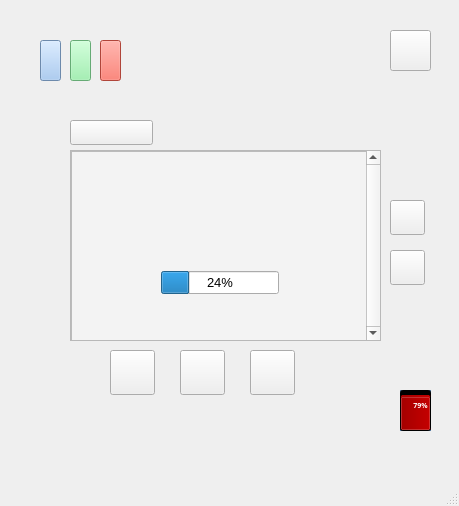
<?xml version="1.0" encoding="UTF-8"?>
<ui version="4.0">
 <class>MainWindow</class>
 <widget class="QMainWindow" name="MainWindow">
  <property name="geometry">
   <rect>
    <x>0</x>
    <y>0</y>
    <width>459</width>
    <height>506</height>
   </rect>
  </property>
  <property name="sizePolicy">
   <sizepolicy hsizetype="Fixed" vsizetype="Fixed">
    <horstretch>10</horstretch>
    <verstretch>10</verstretch>
   </sizepolicy>
  </property>
  <property name="font">
   <font>
    <pointsize>10</pointsize>
   </font>
  </property>
  <property name="windowTitle">
   <string>MainWindow</string>
  </property>
  <property name="layoutDirection">
   <enum>Qt::LeftToRight</enum>
  </property>
  <widget class="QWidget" name="centralwidget">
   <widget class="QPushButton" name="Button_Menu">
    <property name="geometry">
     <rect>
      <x>70</x>
      <y>120</y>
      <width>83</width>
      <height>25</height>
     </rect>
    </property>
    <property name="styleSheet">
     <string notr="true">border-image: url(&quot;:/myImage/menu.png&quot;);</string>
    </property>
    <property name="text">
     <string/>
    </property>
   </widget>
   <widget class="QPushButton" name="Button_Stop">
    <property name="geometry">
     <rect>
      <x>250</x>
      <y>350</y>
      <width>45</width>
      <height>45</height>
     </rect>
    </property>
    <property name="styleSheet">
     <string notr="true">border-image: url(&quot;:/myImage/stop.png&quot;);</string>
    </property>
    <property name="text">
     <string/>
    </property>
   </widget>
   <widget class="QWidget" name="programViewWidget" native="true">
    <property name="geometry">
     <rect>
      <x>70</x>
      <y>150</y>
      <width>301</width>
      <height>191</height>
     </rect>
    </property>
    <property name="styleSheet">
     <string notr="true">background-color: rgb(255, 255, 255);
color: rgb(255, 255, 255);</string>
    </property>
   </widget>
   <widget class="QPushButton" name="Button_Pause">
    <property name="geometry">
     <rect>
      <x>110</x>
      <y>350</y>
      <width>45</width>
      <height>45</height>
     </rect>
    </property>
    <property name="styleSheet">
     <string notr="true">border-image: url(&quot;:/myImage/pause.png&quot;);</string>
    </property>
    <property name="text">
     <string/>
    </property>
   </widget>
   <widget class="QPushButton" name="Button_Start">
    <property name="geometry">
     <rect>
      <x>180</x>
      <y>350</y>
      <width>45</width>
      <height>45</height>
     </rect>
    </property>
    <property name="styleSheet">
     <string notr="true">border-image: url(&quot;:/myImage/start.png&quot;);</string>
    </property>
    <property name="text">
     <string/>
    </property>
   </widget>
   <widget class="QPushButton" name="Light_Blue">
    <property name="geometry">
     <rect>
      <x>40</x>
      <y>40</y>
      <width>21</width>
      <height>41</height>
     </rect>
    </property>
    <property name="styleSheet">
     <string notr="true">background-color: rgb(153, 193, 241);</string>
    </property>
    <property name="text">
     <string/>
    </property>
   </widget>
   <widget class="QPushButton" name="Button_Direction_Up">
    <property name="geometry">
     <rect>
      <x>390</x>
      <y>200</y>
      <width>35</width>
      <height>35</height>
     </rect>
    </property>
    <property name="styleSheet">
     <string notr="true">border-image: url(&quot;:/myImage/up.png&quot;);</string>
    </property>
    <property name="text">
     <string/>
    </property>
   </widget>
   <widget class="QPushButton" name="Button_Direction_Down">
    <property name="geometry">
     <rect>
      <x>390</x>
      <y>250</y>
      <width>35</width>
      <height>35</height>
     </rect>
    </property>
    <property name="styleSheet">
     <string notr="true">border-image: url(&quot;:/myImage/down.png&quot;);</string>
    </property>
    <property name="text">
     <string/>
    </property>
   </widget>
   <widget class="QPushButton" name="Light_Green">
    <property name="geometry">
     <rect>
      <x>70</x>
      <y>40</y>
      <width>21</width>
      <height>41</height>
     </rect>
    </property>
    <property name="styleSheet">
     <string notr="true">background-color: rgb(143, 240, 164);</string>
    </property>
    <property name="text">
     <string/>
    </property>
   </widget>
   <widget class="QPushButton" name="Light_Red">
    <property name="geometry">
     <rect>
      <x>100</x>
      <y>40</y>
      <width>21</width>
      <height>41</height>
     </rect>
    </property>
    <property name="styleSheet">
     <string notr="true">background-color: rgb(246, 97, 81);</string>
    </property>
    <property name="text">
     <string/>
    </property>
   </widget>
   <widget class="QListWidget" name="mainMenuListView">
    <property name="geometry">
     <rect>
      <x>70</x>
      <y>150</y>
      <width>281</width>
      <height>191</height>
     </rect>
    </property>
    <property name="sizePolicy">
     <sizepolicy hsizetype="Expanding" vsizetype="Expanding">
      <horstretch>50</horstretch>
      <verstretch>50</verstretch>
     </sizepolicy>
    </property>
    <property name="font">
     <font>
      <pointsize>25</pointsize>
     </font>
    </property>
    <property name="contextMenuPolicy">
     <enum>Qt::NoContextMenu</enum>
    </property>
    <property name="styleSheet">
     <string notr="true">border-bottom-right-radius: 12px;
border-bottom-left-radius: 12px;
background-color: rgb(243, 243, 243);
color: rgb(0, 0, 0);
selection-background-color: rgb(122, 0, 0)</string>
    </property>
    <property name="verticalScrollBarPolicy">
     <enum>Qt::ScrollBarAlwaysOff</enum>
    </property>
    <property name="horizontalScrollBarPolicy">
     <enum>Qt::ScrollBarAlwaysOff</enum>
    </property>
    <property name="uniformItemSizes">
     <bool>false</bool>
    </property>
    <property name="wordWrap">
     <bool>true</bool>
    </property>
    <property name="selectionRectVisible">
     <bool>false</bool>
    </property>
    <property name="currentRow">
     <number>-1</number>
    </property>
   </widget>
   <widget class="QFrame" name="statusBarQFrame">
    <property name="geometry">
     <rect>
      <x>400</x>
      <y>390</y>
      <width>31</width>
      <height>41</height>
     </rect>
    </property>
    <property name="styleSheet">
     <string notr="true">background-color: rgb(114, 159, 207);</string>
    </property>
    <property name="frameShape">
     <enum>QFrame::StyledPanel</enum>
    </property>
    <property name="frameShadow">
     <enum>QFrame::Raised</enum>
    </property>
   </widget>
   <widget class="QPushButton" name="pushButton">
    <property name="geometry">
     <rect>
      <x>390</x>
      <y>30</y>
      <width>41</width>
      <height>41</height>
     </rect>
    </property>
    <property name="styleSheet">
     <string notr="true">border-image: url(&quot;:/myImage/powerButton.png&quot;)</string>
    </property>
    <property name="text">
     <string/>
    </property>
   </widget>
   <widget class="QScrollArea" name="scrollArea">
    <property name="geometry">
     <rect>
      <x>70</x>
      <y>150</y>
      <width>311</width>
      <height>191</height>
     </rect>
    </property>
    <property name="verticalScrollBarPolicy">
     <enum>Qt::ScrollBarAlwaysOn</enum>
    </property>
    <property name="horizontalScrollBarPolicy">
     <enum>Qt::ScrollBarAsNeeded</enum>
    </property>
    <property name="widgetResizable">
     <bool>true</bool>
    </property>
    <widget class="QWidget" name="scrollAreaWidgetContents">
     <property name="geometry">
      <rect>
       <x>0</x>
       <y>0</y>
       <width>295</width>
       <height>189</height>
      </rect>
     </property>
     <widget class="QGraphicsView" name="List_View">
      <property name="geometry">
       <rect>
        <x>0</x>
        <y>0</y>
        <width>301</width>
        <height>191</height>
       </rect>
      </property>
      <property name="font">
       <font>
        <pointsize>10</pointsize>
       </font>
      </property>
      <property name="styleSheet">
       <string notr="true">background-color: rgb(243, 243, 243);</string>
      </property>
     </widget>
     <widget class="QProgressBar" name="progressBar">
      <property name="geometry">
       <rect>
        <x>90</x>
        <y>120</y>
        <width>118</width>
        <height>23</height>
       </rect>
      </property>
      <property name="value">
       <number>24</number>
      </property>
     </widget>
    </widget>
   </widget>
   <widget class="QProgressBar" name="batteryLevelBar">
    <property name="geometry">
     <rect>
      <x>400</x>
      <y>390</y>
      <width>31</width>
      <height>41</height>
     </rect>
    </property>
    <property name="font">
     <font>
      <family>Ubuntu Mono</family>
      <pointsize>5</pointsize>
      <weight>75</weight>
      <italic>false</italic>
      <bold>true</bold>
      <kerning>true</kerning>
     </font>
    </property>
    <property name="autoFillBackground">
     <bool>false</bool>
    </property>
    <property name="styleSheet">
     <string notr="true">selection-background-color: rgb(164, 0, 0);
background-color: rgb(0, 0, 0);</string>
    </property>
    <property name="minimum">
     <number>0</number>
    </property>
    <property name="value">
     <number>79</number>
    </property>
    <property name="alignment">
     <set>Qt::AlignLeading|Qt::AlignLeft|Qt::AlignVCenter</set>
    </property>
    <property name="textVisible">
     <bool>true</bool>
    </property>
    <property name="orientation">
     <enum>Qt::Vertical</enum>
    </property>
    <property name="invertedAppearance">
     <bool>false</bool>
    </property>
    <property name="format">
     <string>%p%</string>
    </property>
   </widget>
   <zorder>mainMenuListView</zorder>
   <zorder>Button_Menu</zorder>
   <zorder>Button_Stop</zorder>
   <zorder>Button_Pause</zorder>
   <zorder>Button_Start</zorder>
   <zorder>Light_Blue</zorder>
   <zorder>Button_Direction_Up</zorder>
   <zorder>Button_Direction_Down</zorder>
   <zorder>Light_Green</zorder>
   <zorder>Light_Red</zorder>
   <zorder>programViewWidget</zorder>
   <zorder>statusBarQFrame</zorder>
   <zorder>pushButton</zorder>
   <zorder>batteryLevelBar</zorder>
   <zorder>scrollArea</zorder>
  </widget>
  <widget class="QMenuBar" name="menubar">
   <property name="geometry">
    <rect>
     <x>0</x>
     <y>0</y>
     <width>459</width>
     <height>22</height>
    </rect>
   </property>
  </widget>
  <widget class="QStatusBar" name="statusbar"/>
 </widget>
 <resources/>
 <connections>
  <connection>
   <sender>Button_Menu</sender>
   <signal>released()</signal>
   <receiver>MainWindow</receiver>
   <slot>setFocus()</slot>
   <hints>
    <hint type="sourcelabel">
     <x>131</x>
     <y>154</y>
    </hint>
    <hint type="destinationlabel">
     <x>227</x>
     <y>287</y>
    </hint>
   </hints>
  </connection>
  <connection>
   <sender>Button_Direction_Up</sender>
   <signal>released()</signal>
   <receiver>MainWindow</receiver>
   <slot>setFocus()</slot>
   <hints>
    <hint type="sourcelabel">
     <x>377</x>
     <y>239</y>
    </hint>
    <hint type="destinationlabel">
     <x>220</x>
     <y>287</y>
    </hint>
   </hints>
  </connection>
  <connection>
   <sender>Button_Direction_Down</sender>
   <signal>released()</signal>
   <receiver>MainWindow</receiver>
   <slot>setFocus()</slot>
   <hints>
    <hint type="sourcelabel">
     <x>377</x>
     <y>289</y>
    </hint>
    <hint type="destinationlabel">
     <x>220</x>
     <y>287</y>
    </hint>
   </hints>
  </connection>
  <connection>
   <sender>pushButton</sender>
   <signal>released()</signal>
   <receiver>MainWindow</receiver>
   <slot>setFocus()</slot>
   <hints>
    <hint type="sourcelabel">
     <x>370</x>
     <y>77</y>
    </hint>
    <hint type="destinationlabel">
     <x>214</x>
     <y>252</y>
    </hint>
   </hints>
  </connection>
 </connections>
</ui>
